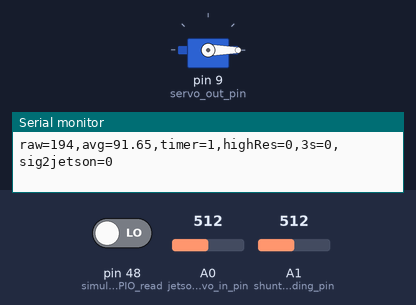
Simulated run of this sketch. Board: Arduino Mega 2560, built with avr-gcc and run on an emulated ATmega2560. Parts: servo, the last lines printed to the serial monitor. The test bench sets the inputs (shaded band); at power-on: A0 (jetson_run_servo_in_pin) = 512, pin 48 (simulated_jetson_GPIO_read) LOW, A1 (shunt_current_reading_pin) = 512. Random numbers use the default seed unless the sketch sets one.

Above: at 1.2 s.
1.3 s: A0 (jetson_run_servo_in_pin) set to 603
4.3 s: A0 (jetson_run_servo_in_pin) set to 628
At 4.76 s:
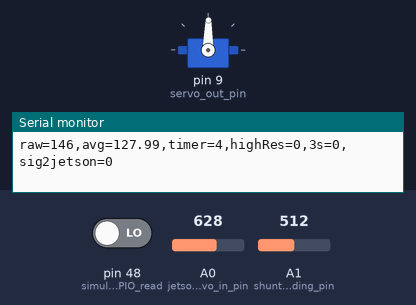
At 6.4 s:
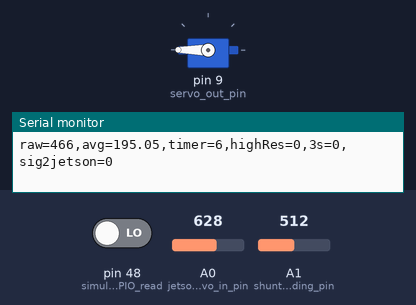
Timing chart, 0 to 7.9 s (numbered marks = the images above; inputs shaded):
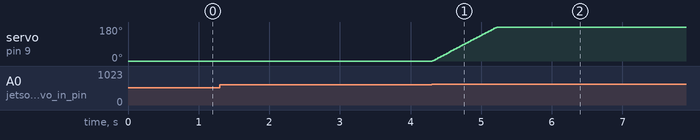

The sketch:

rover_signal_handling_debug.ino
```cpp
//signal handling code for arduino intermediary microcontroller in 2023 NASA        //
//Lunabotics competition for the UND Robotics Club team. Reads input from Jetson to //
//activate & drive pin release servo. Reads shunt resistor measurement from mining  //
//stystem indicative of stuck fault condition and sends signal to Jetson to initiate//
//stuck-fault recovery. Also provides overvoltage/overcurrent protection to Jetson. //
//by Kevin Jordan, kevin.jordan@und.edu - March 2023                                //

#include <Servo.h>

//~~~~~~~~~~~~~~~~~~rover deployement servo var defs~~~~~~~~~~~~~~~~~~~~~~~~~~~~~~~~//
Servo deploy_servo;
int jetson_run_servo_in;
bool already_ran_flag = false;
bool run_servo;

//WARNING!!! NEED TO SET & CALIBRATE WHERE INITIAL POSITION OF IMPLEMENTED SERVO IS //
//AND SET INITIAL POSITION ACCORDINGLY. USE OF 0 HERE IS BASED ON ASSUMING SERVO IS //
//MANUALLY SET FULLY TO ONE SIDE & IS SAME POSITION PRE SYSTEM DEPLOYEMENT.         //
//ALWAYS CHECK THAT SERVO POSITION IS MANUALLY RESET BEFORE RESETTING ROVER SYSTEM  //
//OTHERWISE SERVO WILL FORCEFULLY RESET TO "0" UPON SYSTEM POWER UP / RESET.        //
int servo_position = 0;

const int jetson_run_servo_in_pin = A0;
const int servo_out_pin = 9;

//~~~~~~~~~~~~~~~~~~shunt resistor stuck fault var defs~~~~~~~~~~~~~~~~~~~~~~~~~~~~~//
int shunt_current_reading;
long timer = 0;
long high_avg_3s_timer = 0;
double shunt_reading_avg = 1.0;
bool high_resistance_flag = false;
bool stuck_fault = false;

const int shunt_current_reading_pin = A1;
const int stuck_fault_out_pin_to_jetson = 24;

//testing only
const int simulated_jetson_GPIO_read = 48;

void setup() {

    Serial.begin(9600); //uncomment for testing if needed
    //~~~~~~~~~~~~~~~~~~rover deployement servo setup~~~~~~~~~~~~~~~~~~~~~~~~~~~~~~~//
    //maually set servo position to INITIAL POSITION (see warning above) & attach
    deploy_servo.write(servo_position);
    deploy_servo.attach(servo_out_pin);

}


void loop() {

    //~~~~~~~~~~~~~~~~~~rover deployement servo control code~~~~~~~~~~~~~~~~~~~~~~~~//
    //read input from jetson
    jetson_run_servo_in = analogRead(jetson_run_servo_in_pin);

    //determine if logic HIGH or LOW
    if (620 <= jetson_run_servo_in) run_servo = true;
    else run_servo = false;

    //are we supposed to run servo?
    if (run_servo == true) {
        //have we already deployed so no need to run again?
        if (already_ran_flag == false) {
            //gradually actuate to oposite of servo position range
            for (servo_position = 0; servo_position <= 180; servo_position += 1) {
                deploy_servo.write(servo_position);
                delay(5); //DELAY CAN BE MODIFIED TO SET DESIRED ROTATION SPEED (lower is faster)
            }
            //once deployement ran set flag so does not run again
            already_ran_flag = true;
        }
    }


    //~~~~~~~~~~~~~~~~~~shunt resistor stuck fault signal code~~~~~~~~~~~~~~~~~~~~~~//
    //set system timer to be able to time stuck-fault warning state
    timer = (int)(millis()/1000);

    //read in voltage value from shunt resistor
    shunt_current_reading = analogRead(shunt_current_reading_pin);

    //simulated shunt signal for testing
    if (timer <= 5) {
        shunt_current_reading = random(1, 250); //analogRead(shunt_current_reading_pin);
        //digitalWrite(stuck_fault_out_pin_to_jetson, false);
        //Serial.println(digitalRead(simulated_jetson_GPIO_read));
    }
    else if ((timer <= 10) && (timer > 5)) {
        shunt_current_reading = random(250, 500); //analogRead(shunt_current_reading_pin);
        //digitalWrite(stuck_fault_out_pin_to_jetson, false);
        //Serial.println(digitalRead(simulated_jetson_GPIO_read));
    }
    else if ((timer <= 12) && (timer > 10)) {
        shunt_current_reading = random(750, 1000); //analogRead(shunt_current_reading_pin);
        //digitalWrite(stuck_fault_out_pin_to_jetson, true);
        //Serial.println(digitalRead(simulated_jetson_GPIO_read));
    }
    else if ((timer <= 20) && (timer > 12)) {
        shunt_current_reading = random(1, 250); //analogRead(shunt_current_reading_pin);
        //digitalWrite(stuck_fault_out_pin_to_jetson, false);
        //Serial.println(digitalRead(simulated_jetson_GPIO_read));
    }
    else if ((timer <= 28) && (timer > 20)) {
        shunt_current_reading = random(750, 1000); //analogRead(shunt_current_reading_pin);
        //digitalWrite(stuck_fault_out_pin_to_jetson, false);
        //Serial.println(digitalRead(simulated_jetson_GPIO_read));
    }
    else if ((timer <= 30) && (timer > 28)) {
        shunt_current_reading = random(250, 500); //analogRead(shunt_current_reading_pin);
        //digitalWrite(stuck_fault_out_pin_to_jetson, false);
        //Serial.println(digitalRead(simulated_jetson_GPIO_read));
    }

    //smooth shunt signal data
    shunt_reading_avg = EXPONENTIAL_MOVING_AVG(shunt_reading_avg, shunt_current_reading);

    //printing for testing
    Serial.print("raw=");
    Serial.print(shunt_current_reading);
    Serial.print(",avg=");
    Serial.print(shunt_reading_avg);
    Serial.print(",timer=");
    Serial.print(timer);

    //check if smoothed readings are over threshold
    if (shunt_reading_avg >= 700) { //THRESHOLD VALUE NEEDS TO BE DETERMINED AND SET BASED ON FINAL SHUNT SIGNAL RANGE
        //set stuck-fault warning flag
        high_resistance_flag = true;
        //freeze timer to track how long system has been in stuck-fault warning state
        if (high_avg_3s_timer == 0) high_avg_3s_timer = timer;
        else high_avg_3s_timer = high_avg_3s_timer;
    }

    //if readings fall back in working tollerance
    else if (shunt_reading_avg < 700) { //THRESHOLD VALUE NEEDS TO BE DETERMINED AND SET BASED ON FINAL SHUNT SIGNAL RANGE
        //clear stuck-fault warning & reset frozen timer for future stuck-fault tracking
        high_resistance_flag = false;
        high_avg_3s_timer = 0;
    }

    //printing for testing
    Serial.print(",highRes=");
    Serial.print(high_resistance_flag);
    Serial.print(",3s=");
    Serial.print(high_avg_3s_timer);

    //if system is in stuck-fault warning state
    if (high_resistance_flag == true) {
        //and its been in warning state for more than 3s
        if (timer - high_avg_3s_timer >= 2) {
            //STUCK-FAULT condition, set flag to true
            Serial.print(",STUCK_FAULT");
            stuck_fault = true;
        }
    }

    //if system has already sent a STUCK-FAULT to Jetson
    if ((stuck_fault == true) && (timer - high_avg_3s_timer >= 3)) {
        //clear flag & reset signal output for future STUCK-FAULT detection
        stuck_fault = false;
    }

    //send stuck-fault signal to Jetson, default is logic LOW or NO STUCK-FAULT
    digitalWrite(stuck_fault_out_pin_to_jetson, stuck_fault);


    //
    Serial.print(",sig2jetson=");
    Serial.println(digitalRead(simulated_jetson_GPIO_read));
}


double EXPONENTIAL_MOVING_AVG(double avg, double new_sample) {
    //~~~~~~~~~~~~~~Exonential moving average to filter raw shunt data~~~~~~~~~~~~~~~~~//
    //number of samples to average over
    int N = 20; //20 found to maximize responisveness & smooting ~1s for avg to settle

    avg -= avg / N;
    avg += new_sample / N;

    return avg;
}
```

Measured:
- the behaviour switches between 619 and 620 on A0 (jetson_run_servo_in_pin) (found by bisection; images 0 and 1)
- after the input at 4.3 s, servo on pin 9 (servo_out_pin): moves from 0° to 180° over 0.92 s, starting at once
